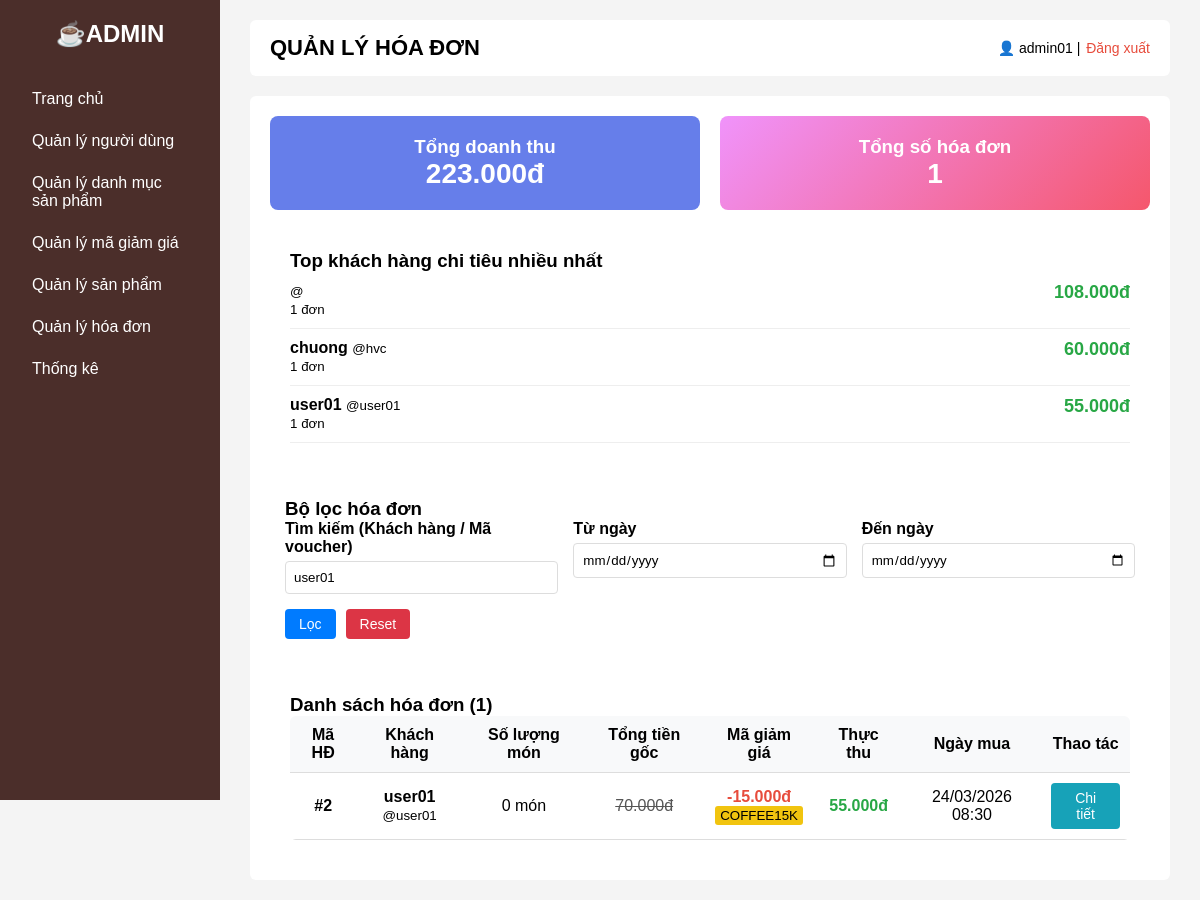
The app's page /php/phpAdmin/orders.php?txt_search_invoice=user01 (signed in) with its own data.
### tables this page shows
CREATE TABLE `orders` (
  `id` int(11) NOT NULL,
  `user_id` int(11) NOT NULL,
  `total_amount` int(11) NOT NULL,
  `voucher_id` int(11) DEFAULT NULL,
  `discount_amount` int(11) DEFAULT 0,
  `final_amount` int(11) NOT NULL,
  `created_at` datetime DEFAULT current_timestamp()
);

CREATE TABLE `users` (
  `id` int(11) NOT NULL,
  `name` varchar(100) NOT NULL,
  `username` varchar(100) NOT NULL,
  `password` varchar(255) NOT NULL,
  `role` varchar(20) NOT NULL DEFAULT 'user',
  `email` varchar(255) NOT NULL,
  `address` varchar(255) DEFAULT NULL
);

CREATE TABLE `vouchers` (
  `voucher_id` int(11) NOT NULL,
  `voucher_code` varchar(50) NOT NULL,
  `discount_type` enum('fixed','percent') NOT NULL,
  `discount_value` int(11) NOT NULL,
  `min_order_value` int(11) DEFAULT 0,
  `usage_limit` int(11) DEFAULT 100,
  `used_count` int(11) DEFAULT 0,
  `start_date` datetime NOT NULL,
  `end_date` datetime NOT NULL,
  `status` tinyint(1) DEFAULT 1
);

### php/phpAdmin/orders.php (the view, shortened to what this page needs)
<?php
include "../connect.php";
$date_from = $_GET["date_from"] ?? "";
$date_to   = $_GET["date_to"] ?? "";
$search    = trim($_GET["txt_search_invoice"] ?? "");
$query = "SELECT o.*, u.name AS customer_name, u.username, v.voucher_code,
          (SELECT COUNT(id) FROM user_invoices WHERE order_id = o.id) as item_count
          FROM orders o
          LEFT JOIN users u ON o.user_id = u.id
          LEFT JOIN vouchers v ON o.voucher_id = v.voucher_id
          WHERE 1=1";
if ($search !== "") {
    $s = $conn->real_escape_string($search);
    $query .= " AND (
        u.name LIKE '%$s%'
        OR u.username LIKE '%$s%'
        OR v.voucher_code LIKE '%$s%'
        OR EXISTS (
            SELECT 1
            FROM user_invoices ui
            WHERE ui.order_id = o.id AND ui.product_name LIKE '%$s%'
        )
    )";
}
$query .= " ORDER BY o.id DESC";
try {
    $invoices = $conn->query($query);
} catch (mysqli_sql_exception $e) {
    echo "<div style='background:#ffdddd; padding:15px; border:1px solid red; margin-bottom: 20px;'>";
    echo "<strong>Lỗi MySQL báo về:</strong> " . $e->getMessage() . "<br><br>";
    echo "<strong>Câu lệnh SQL lúc chạy:</strong> " . $query;
    echo "</div>";
    exit;
}
$revenue_query = "SELECT SUM(final_amount) AS total FROM orders WHERE 1=1";
$total_revenue = $conn->query($revenue_query)->fetch_assoc()["total"] ?? 0;
$customer_stats_query = "SELECT u.name AS customer_name, u.username,
                         COUNT(o.id) AS order_count,
                         SUM(o.final_amount) AS total_spent
                         FROM orders o
                         LEFT JOIN users u ON o.user_id = u.id
                         WHERE 1=1";
$customer_stats_query .= " GROUP BY o.user_id ORDER BY total_spent DESC LIMIT 3";
$customer_stats = $conn->query($customer_stats_query);
?>
<!DOCTYPE html>
<html lang="vi">
<head>
    <link rel="stylesheet" href="../../css/home.css?v=<?php echo time(); ?>">
    <link rel="stylesheet" href="../../css/orders.css?v=<?php echo time(); ?>">
</head>
<body>
    <div class="layout">
        <aside class="sidebar">
            <h2>☕ADMIN</h2>
            <ul>
                <li><a href="adminHome.php">Trang chủ</a></li>
                <li><a href="adminUsers.php">Quản lý người dùng</a></li>
                <li><a href="categories.php">Quản lý danh mục sản phẩm</a></li>
                <li><a href="vouchers.php">Quản lý mã giảm giá</a></li>
                <li><a href="products.php">Quản lý sản phẩm</a></li>
                <li><a href="orders.php" class="active">Quản lý hóa đơn</a></li>
                <li><a href="statistics.php">Thống kê</a></li>
            </ul>
        </aside>
        <main class="content">
            <header class="topbar">
                <h1>QUẢN LÝ HÓA ĐƠN</h1>
                <div class="account">
                    👤 <?= htmlspecialchars($_SESSION["username"]) ?> |
                    <a href="../phpAccount/logout.php">Đăng xuất</a>
                </div>
            </header>
            <section class="welcome">
                <div class="stats-container">
                    <div class="stats-box">
                        <h3>Tổng doanh thu</h3>
                        <div class="amount"><?= number_format($total_revenue, 0, ',', '.') ?>đ</div>
                    </div>
                    <div class="stats-box" style="background:linear-gradient(135deg,#f093fb,#f5576c)">
                        <h3>Tổng số hóa đơn</h3>
                        <div class="amount"><?= $invoices->num_rows ?></div>
                    </div>
                </div>
                <?php if ($customer_stats->num_rows > 0): ?>
                    <div class="customer-stats">
                        <h3>Top khách hàng chi tiêu nhiều nhất</h3>
                        <?php while ($cs = $customer_stats->fetch_assoc()): ?>
                            <div class="customer-item">
                                <div>
                                    <strong><?= htmlspecialchars($cs["customer_name"]) ?></strong>
                                    <small>@<?= htmlspecialchars($cs["username"]) ?></small><br>
                                    <small><?= $cs["order_count"] ?> đơn</small>
                                </div>
                                <div>
                                    <strong style="color:#28a745;font-size:18px">
                                        <?= number_format($cs["total_spent"], 0, ',', '.') ?>đ
                                    </strong>
                                </div>
                            </div>
                        <?php endwhile; ?>
                    </div>
                <?php endif; ?>
                <div class="filter-section">
                    <h3>Bộ lọc hóa đơn</h3>
                    <form method="GET" style="display:grid;grid-template-columns:repeat(auto-fit,minmax(250px,1fr));gap:15px;">
                        <div class="form-group">
                            <label>Tìm kiếm (Khách hàng / Mã voucher)</label>
                            <input type="text" name="txt_search_invoice" value="<?= htmlspecialchars($search) ?>" placeholder="Nhập tên, username hoặc mã code...">
                        </div>
                        <div class="form-group">
                            <label>Từ ngày</label>
                            <input type="date" name="date_from" value="<?= htmlspecialchars($date_from) ?>">
                        </div>
                        <div class="form-group">
                            <label>Đến ngày</label>
                            <input type="date" name="date_to" value="<?= htmlspecialchars($date_to) ?>">
                        </div>
                        <div style="display:flex;gap:10px;align-items:end;">
                            <button class="btn btn-primary">Lọc</button>
                            <a href="orders.php" class="btn btn-danger">Reset</a>
                        </div>
                    </form>
                </div>
                <div style="background:#fff;padding:20px;border-radius:8px;">
                    <h3>Danh sách hóa đơn (<?= $invoices->num_rows ?>)</h3>
                    <table>
                        <thead>
                            <tr>
                                <th>Mã HĐ</th>
                                <th>Khách hàng</th>
                                <th>Số lượng món</th>
                                <th>Tổng tiền gốc</th>
                                <th>Mã giảm giá</th>
                                <th>Thực thu</th>
                                <th>Ngày mua</th>
                                <th>Thao tác</th>
                            </tr>
                        </thead>
                        <tbody>
                            <?php if ($invoices->num_rows > 0): ?>
                                <?php while ($row = $invoices->fetch_assoc()): ?>
                                    <tr>
                                        <td style="text-align:center;"><strong>#<?= $row["id"] ?></strong></td>
                                        <td>
                                            <strong><?= htmlspecialchars($row["customer_name"] ?? 'Khách lẻ') ?></strong><br>
                                            <small>@<?= htmlspecialchars($row["username"] ?? 'N/A') ?></small>
                                        </td>
                                        <td style="text-align:center;"><span class="badge"><?= $row["item_count"] ?> món</span></td>
                                        <td style="text-align:center; color:#555;"><del><?= number_format($row["total_amount"], 0, ',', '.') ?>đ</del></td>
                                        <td style="text-align:center;">
                                            <?php if ($row["discount_amount"] > 0): ?>
                                                <strong style="color:#e74c3c;">-<?= number_format($row["discount_amount"], 0, ',', '.') ?>đ</strong><br>
                                                <small style="background:#f1c40f; padding:2px 5px; border-radius:3px; color:#000;">
                                                    <?= htmlspecialchars($row["voucher_code"]) ?>
                                                </small>
                                            <?php else: ?>
                                                <span style="color:#999;">-</span>
                                            <?php endif; ?>
                                        </td>
                                        <td style="text-align:center;"><strong style="color:#28a745; font-size:16px;"><?= number_format($row["final_amount"], 0, ',', '.') ?>đ</strong></td>
                                        <td style="text-align:center;"><?= date("d/m/Y H:i", strtotime($row["created_at"])) ?></td>
                                        <td style="text-align:center;">
                                            <button onclick="viewInvoiceDetail(<?= $row['id'] ?>)" class="btn btn-info" style="background:#17a2b8; color:white;">Chi tiết</button>
                                    </tr>
                                <?php endwhile; ?>
                            <?php else: ?>
                                <tr>
                                    <td colspan="8" style="text-align:center;">Không có hóa đơn</td>
                                </tr>
                            <?php endif; ?>
                        </tbody>
                    </table>
                </div>
            </section>
        </main>
    </div>
</body>
</html>

### css/home.css (style rules this page uses)
* { margin: 0; padding: 0; box-sizing: border-box; font-family: Arial, sans-serif; }
.layout { display: flex; min-height: 100vh; background: #f4f4f4; }
.sidebar { width: 220px; background: #4b2e2a; color: white; padding: 20px; position: sticky; top: 0; height: 100vh; overflow-y: auto; }
.sidebar h2 { text-align: center; margin-bottom: 30px; }
.sidebar ul { list-style: none; }
.sidebar li { padding: 12px; cursor: pointer; border-radius: 5px; }
.content { flex: 1; padding: 20px 30px; }
.topbar { display: flex; justify-content: space-between; align-items: center; background: white; padding: 15px 20px; border-radius: 6px; margin-bottom: 20px; }
.topbar h1 { font-size: 22px; }
.account { font-size: 14px; }
.account a { text-decoration: none; color: #e74c3c; margin-left: 2px; }
.welcome { background: white; padding: 20px; border-radius: 6px; }
.sidebar a { text-decoration: none; color: white; display: block; width: 100%; }
table { width: 100%; background: white; border-collapse: collapse; border-radius: 6px; overflow: hidden; }
th { background: #4b2e2a; color: white; padding: 12px; text-align: center; }
td { padding: 10px; text-align: center; border-bottom: 1px solid #eee; }

### css/orders.css (style rules this page uses)
.filter-section { background: #fff; padding: 15px; border-radius: 8px; margin-bottom: 20px; }
.form-group label { font-weight: bold; margin-bottom: 5px; display: block; }
.form-group input { width: 100%; padding: 8px; border: 1px solid #ddd; border-radius: 4px; }
.btn { padding: 7px 14px; border-radius: 4px; border: none; cursor: pointer; font-size: 14px; text-decoration: none; }
.btn-primary { background: #007bff; color: #fff; }
.btn-danger { background: #dc3545; color: #fff; }
.btn-info { background: #17a2b8; color: #fff; }
.stats-container { display: grid; grid-template-columns: repeat(auto-fit, minmax(250px, 1fr)); gap: 20px; margin-bottom: 20px; }
.stats-box { background: #667eea; color: #fff; padding: 20px; border-radius: 8px; text-align: center; }
.stats-box .amount { font-size: 28px; font-weight: bold; }
table { width: 100%; border-collapse: collapse; }
table th, table td { padding: 10px; border-bottom: 1px solid #ddd; }
table th { background: #f8f9fa; text-align: center; color: #000 !important; }
.customer-stats { background: #fff; padding: 20px; border-radius: 8px; margin-bottom: 20px; }
.customer-item { display: flex; justify-content: space-between; padding: 10px 0; border-bottom: 1px solid #eee; }

### records on screen
orders: id "2", user.name "user01", user.username "user01", item_count "0", total_amount "70.000", discount_amount "15.000", voucher.voucher_code "COFFEE15K", final_amount "55.000", created_at "24/03/2026 08:30"

### other values on screen
$_SESSION["username"] "admin01"
$total_revenue "223.000"
$invoices->num_rows "1"
$cs["order_count"] "1"
$cs["total_spent"] "108.000"
$cs["customer_name"] "chuong"
$cs["username"] "hvc"
$cs["total_spent"] "60.000"
$cs["customer_name"] "user01"
$cs["username"] "user01"
$cs["total_spent"] "55.000"
